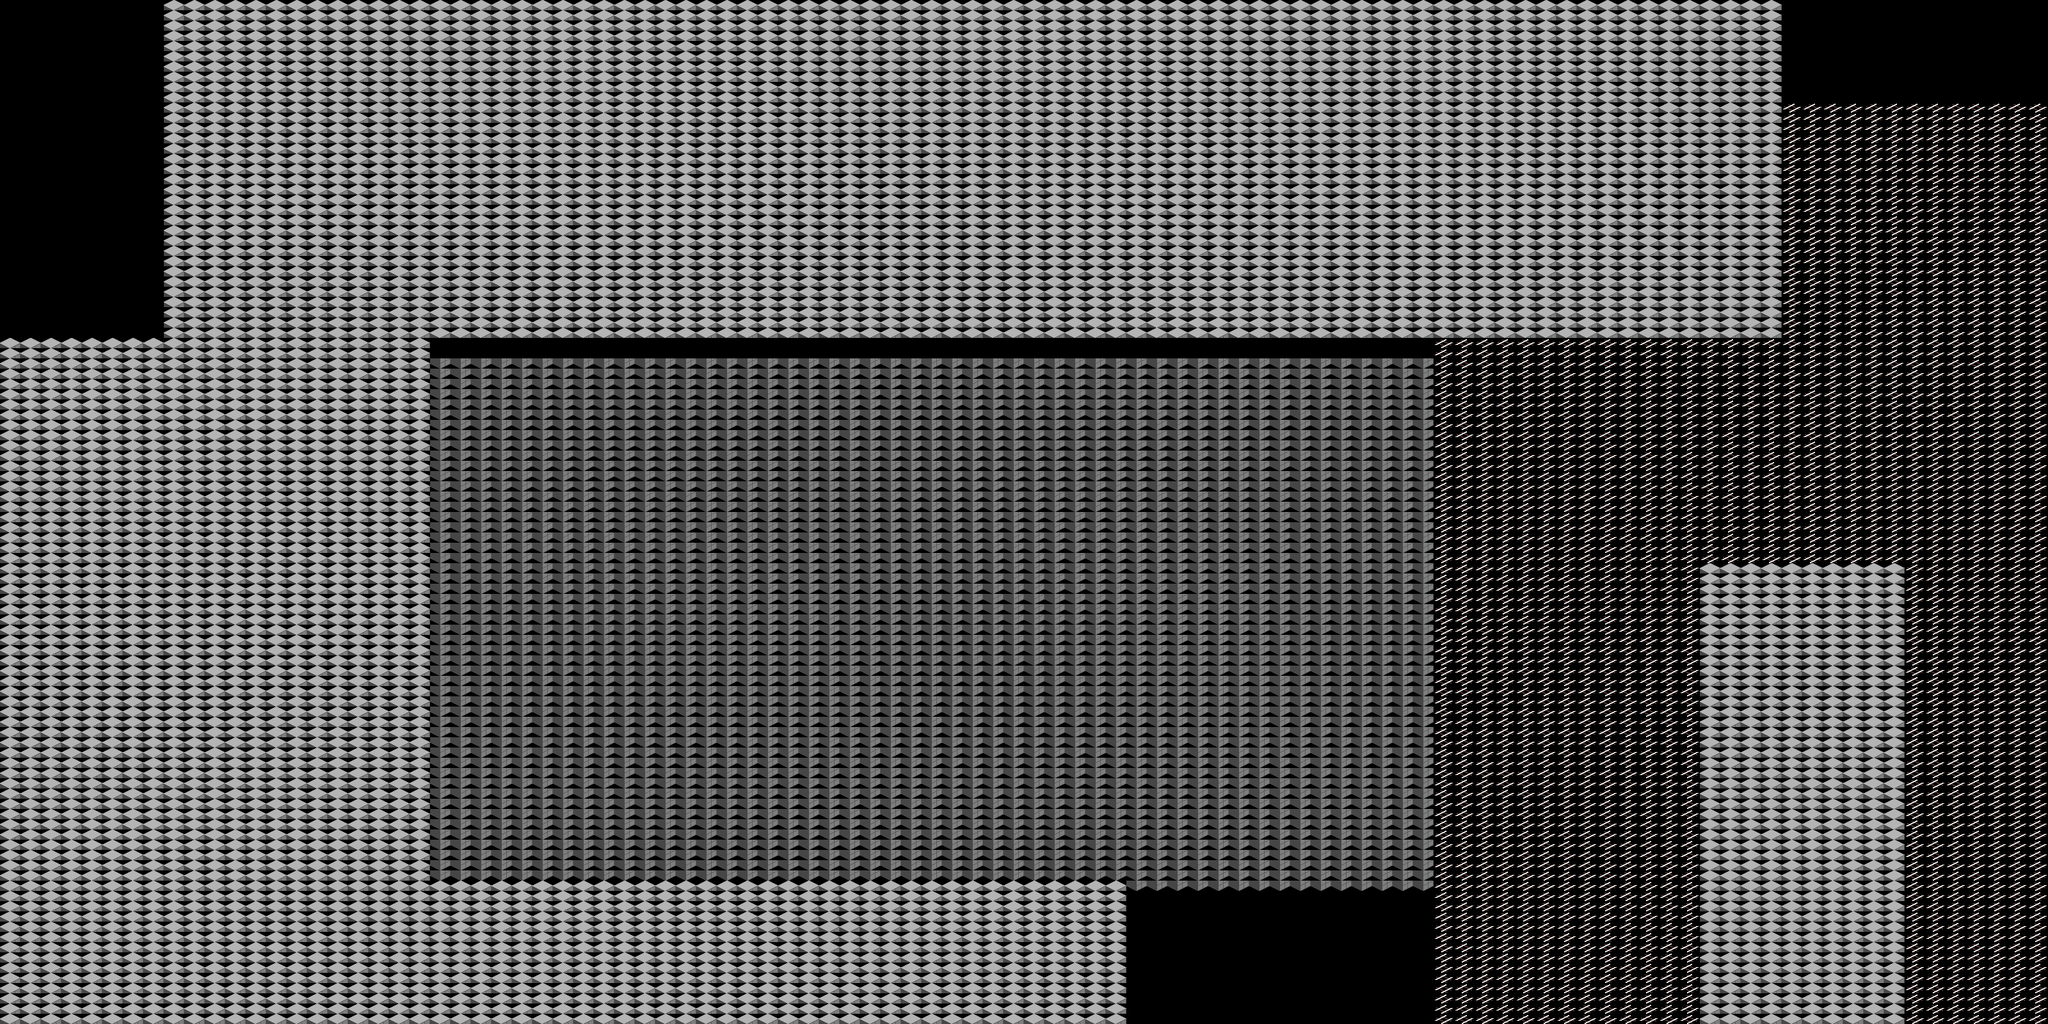

This is a level from a 2D game, rendered from its Tiled map with the project's own tilesets. A one-line summary and the map file follow, with tile-layer data summarised:
An orthogonal 100x100 tile map with 32x16 px tiles, 1 tile layer (Tile Layer 1).

<map version="1.9" tiledversion="1.9.2" orientation="orthogonal" renderorder="right-down" width="100" height="100" tilewidth="32" tileheight="16" infinite="0" nextlayerid="2" nextobjectid="1">
 <tileset firstgid="1" source="test3.tsx" />
 <layer id="1" name="Tile Layer 1" width="100" height="100">
  <data>[10000 cells, 9313 non-empty, 3 distinct tile ids]</data>
 </layer>
</map>